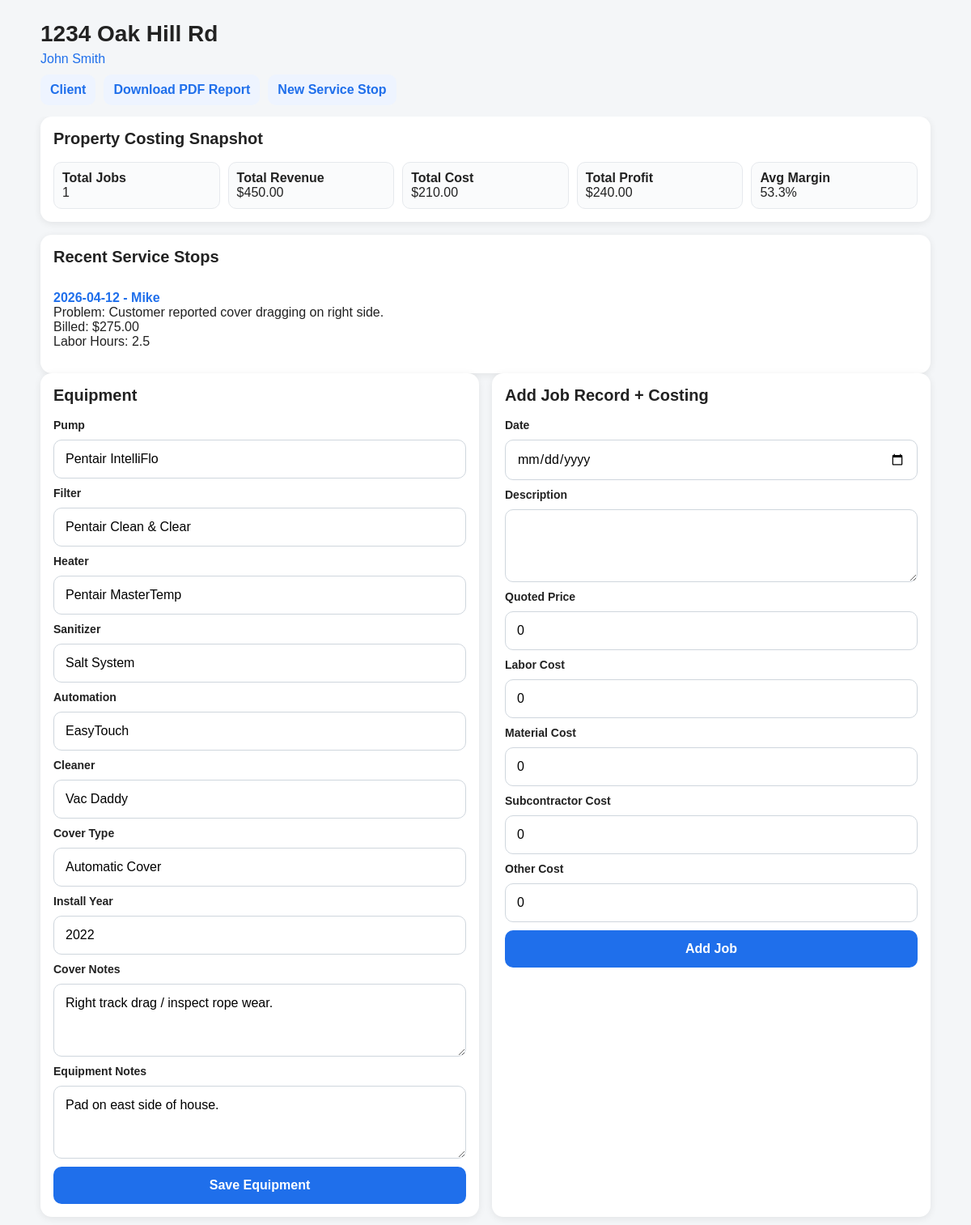
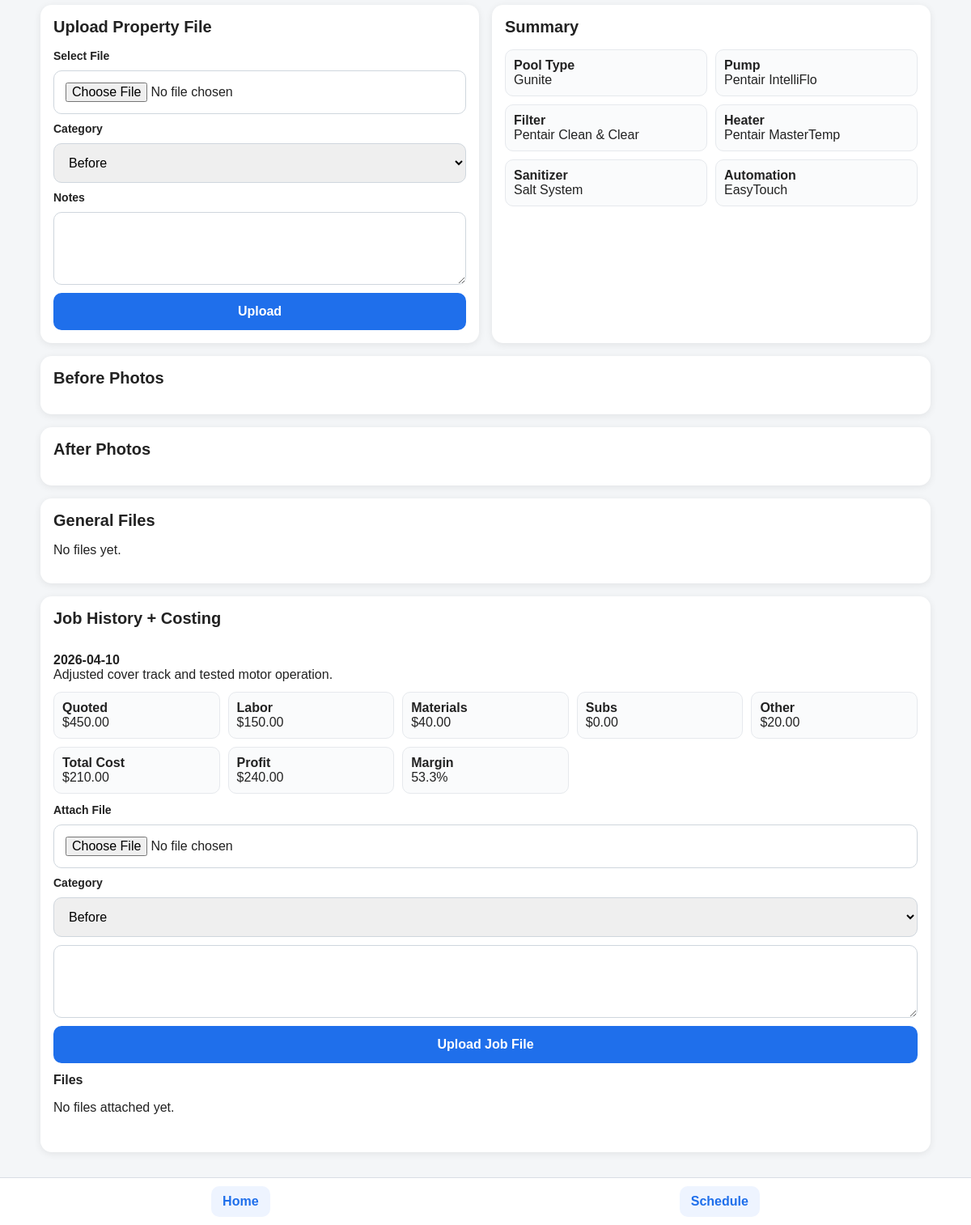
Screenshot of /properties/1 with the database file from the repository (2 pictures, top to bottom).
### app/models.py (models this page shows)
class Property(Base):
    __tablename__ = "properties"
    id = Column(Integer, primary_key=True)
    address = Column(String, nullable=False)
    pool_type = Column(String, default="")
    notes = Column(Text, default="")
    pump = Column(String, default="")
    filter = Column(String, default="")
    heater = Column(String, default="")
    sanitizer = Column(String, default="")
    automation = Column(String, default="")
    cleaner = Column(String, default="")
    cover_type = Column(String, default="")
    cover_notes = Column(Text, default="")
    install_year = Column(String, default="")
    equipment_notes = Column(Text, default="")
    client_id = Column(Integer, ForeignKey("clients.id"), nullable=False)
    client = relationship("Client", back_populates="properties")
    jobs = relationship(
        "Job",
        back_populates="property",
        cascade="all, delete-orphan"
    )
    files = relationship(
        "FileAttachment",
        back_populates="property",
        cascade="all, delete-orphan"
    )
    service_stops = relationship(
        "ServiceStop",
        back_populates="property",
        cascade="all, delete-orphan"
    )

class Client(Base):
    __tablename__ = "clients"
    id = Column(Integer, primary_key=True)
    name = Column(String, nullable=False)
    phone = Column(String, default="")
    email = Column(String, default="")
    properties = relationship(
        "Property",
        back_populates="client",
        cascade="all, delete-orphan"
    )
    tasks = relationship(
        "Task",
        back_populates="client",
        cascade="all, delete-orphan"
    )

class ServiceStop(Base):
    __tablename__ = "service_stops"
    id = Column(Integer, primary_key=True)
    date = Column(String, default="")
    tech_name = Column(String, default="")
    problem_reported = Column(Text, default="")
    work_performed = Column(Text, default="")
    recommendation = Column(Text, default="")
    billed_amount = Column(Float, default=0.0)
    labor_hours = Column(Float, default=0.0)
    material_cost = Column(Float, default=0.0)
    trip_charge = Column(Float, default=0.0)
    tax = Column(Float, default=0.0)
    paid_status = Column(String, default="unpaid")
    invoice_notes = Column(Text, default="")
    status = Column(String, default="completed")
    property_id = Column(Integer, ForeignKey("properties.id"), nullable=False)
    property = relationship("Property", back_populates="service_stops")
    files = relationship(
        "FileAttachment",
        back_populates="service_stop",
        cascade="all, delete-orphan"
    )

class Job(Base):
    __tablename__ = "jobs"
    id = Column(Integer, primary_key=True)
    description = Column(Text, default="")
    date = Column(String, default="")
    quoted_price = Column(Float, default=0.0)
    labor_cost = Column(Float, default=0.0)
    material_cost = Column(Float, default=0.0)
    subcontractor_cost = Column(Float, default=0.0)
    other_cost = Column(Float, default=0.0)
    property_id = Column(Integer, ForeignKey("properties.id"), nullable=False)
    property = relationship("Property", back_populates="jobs")
    files = relationship(
        "FileAttachment",
        back_populates="job",
        cascade="all, delete-orphan"
    )

### app/main.py (the view)
@app.get("/properties/{property_id}", response_class=HTMLResponse)
def property_detail(request: Request, property_id: int):
    db = SessionLocal()
    prop = (
        db.query(Property)
        .options(
            joinedload(Property.client),
            joinedload(Property.jobs).joinedload(Job.files),
            joinedload(Property.files),
            joinedload(Property.service_stops).joinedload(ServiceStop.files),
        )
        .filter(Property.id == property_id)
        .first()
    )
    if not prop:
        raise HTTPException(status_code=404, detail="Property not found")
    property_job_count = len(prop.jobs)
    property_revenue = sum(to_float(job.quoted_price) for job in prop.jobs)
    property_cost = sum(job_total_cost(job) for job in prop.jobs)
    property_profit_value = property_revenue - property_cost
    property_margin_value = (property_profit_value / property_revenue * 100.0) if property_revenue > 0 else 0.0
    return templates.TemplateResponse(
        request,
        "property_detail.html",
        {
            "request": request,
            "property": prop,
            "job_total_cost": job_total_cost,
            "job_profit": job_profit,
            "job_margin": job_margin,
            "money": money,
            "property_job_count": property_job_count,
            "property_revenue": property_revenue,
            "property_cost": property_cost,
            "property_profit_value": property_profit_value,
            "property_margin_value": property_margin_value,
        },
    )

### app/templates/property_detail.html (shortened to what this page needs)
<!DOCTYPE html>
<html>
<head>
    <link rel="stylesheet" href="/static/styles.css?v=50">
</head>
<body>
    <div class="page">
        <header class="topbar">
            <h1>{{ property.address }}</h1>
            <p><a href="/clients/{{ property.client.id }}">{{ property.client.name }}</a></p>
            <div class="quick-links">
                <a href="/clients/{{ property.client.id }}">Client</a>
                <a href="/properties/{{ property.id }}/pdf">Download PDF Report</a>
                <a href="/properties/{{ property.id }}/service-stop/new">New Service Stop</a>
            </div>
        </header>
        <section class="card">
            <h2>Property Costing Snapshot</h2>
            <div class="money-grid">
                <div class="money-box"><strong>Total Jobs</strong><br>{{ property_job_count }}</div>
                <div class="money-box"><strong>Total Revenue</strong><br>{{ money(property_revenue) }}</div>
                <div class="money-box"><strong>Total Cost</strong><br>{{ money(property_cost) }}</div>
                <div class="money-box"><strong>Total Profit</strong><br>{{ money(property_profit_value) }}</div>
                <div class="money-box"><strong>Avg Margin</strong><br>{{ "%.1f"|format(property_margin_value) }}%</div>
            </div>
        </section>
        <section class="card section-gap">
            <h2>Recent Service Stops</h2>
            {% if property.service_stops %}
                <ul class="list">
                    {% for stop in property.service_stops %}
                        <li class="list-row">
                            <strong><a href="/service-stops/{{ stop.id }}">{{ stop.date or "No date" }} - {{ stop.tech_name or "No tech" }}</a></strong><br>
                            <span>Problem: {{ stop.problem_reported }}</span><br>
                            <span>Billed: {{ money(stop.billed_amount or 0) }}</span><br>
                            <span>Labor Hours: {{ stop.labor_hours or 0 }}</span>
                        </li>
                    {% endfor %}
                </ul>
            {% else %}
                <p>No service stops yet.</p>
            {% endif %}
        </section>
        <div class="grid two">
            <section class="card">
                <h2>Equipment</h2>
                <form method="post" action="/properties/{{ property.id }}/equipment/update" class="form-stack">
                    <label>Pump</label>
                    <input type="text" name="pump" value="{{ property.pump or '' }}">
                    <label>Filter</label>
                    <input type="text" name="filter" value="{{ property.filter or '' }}">
                    <label>Heater</label>
                    <input type="text" name="heater" value="{{ property.heater or '' }}">
                    <label>Sanitizer</label>
                    <input type="text" name="sanitizer" value="{{ property.sanitizer or '' }}">
                    <label>Automation</label>
                    <input type="text" name="automation" value="{{ property.automation or '' }}">
                    <label>Cleaner</label>
                    <input type="text" name="cleaner" value="{{ property.cleaner or '' }}">
                    <label>Cover Type</label>
                    <input type="text" name="cover_type" value="{{ property.cover_type or '' }}">
                    <label>Install Year</label>
                    <input type="text" name="install_year" value="{{ property.install_year or '' }}">
                    <label>Cover Notes</label>
                    <textarea name="cover_notes">{{ property.cover_notes or '' }}</textarea>
                    <label>Equipment Notes</label>
                    <textarea name="equipment_notes">{{ property.equipment_notes or '' }}</textarea>
                    <button type="submit">Save Equipment</button>
                </form>
            </section>
            <section class="card">
                <h2>Add Job Record + Costing</h2>
                <form method="post" action="/properties/{{ property.id }}/jobs/add" class="form-stack">
                    <label>Date</label>
                    <input type="date" name="date">
                    <label>Description</label>
                    <textarea name="description" required></textarea>
                    <label>Quoted Price</label>
                    <input type="number" step="0.01" name="quoted_price" value="0">
                    <label>Labor Cost</label>
                    <input type="number" step="0.01" name="labor_cost" value="0">
                    <label>Material Cost</label>
                    <input type="number" step="0.01" name="material_cost" value="0">
                    <label>Subcontractor Cost</label>
                    <input type="number" step="0.01" name="subcontractor_cost" value="0">
                    <label>Other Cost</label>
                    <input type="number" step="0.01" name="other_cost" value="0">
                    <button type="submit">Add Job</button>
                </form>
            </section>
        </div>
        <div class="grid two">
            <section class="card">
                <h2>Upload Property File</h2>
                <form method="post" action="/properties/{{ property.id }}/files/add" enctype="multipart/form-data" class="form-stack">
                    <label>Select File</label>
                    <input type="file" name="upload" required>
                    <label>Category</label>
                    <select name="category">
                        <option value="before">Before</option>
                    </select>
                    <label>Notes</label>
                    <textarea name="notes"></textarea>
                    <button type="submit">Upload</button>
                </form>
            </section>
            <section class="card">
                <h2>Summary</h2>
                <div class="money-grid">
                    <div class="money-box"><strong>Pool Type</strong><br>{{ property.pool_type or "Not set" }}</div>
                    <div class="money-box"><strong>Pump</strong><br>{{ property.pump or "Not set" }}</div>
                    <div class="money-box"><strong>Filter</strong><br>{{ property.filter or "Not set" }}</div>
                    <div class="money-box"><strong>Heater</strong><br>{{ property.heater or "Not set" }}</div>
                    <div class="money-box"><strong>Sanitizer</strong><br>{{ property.sanitizer or "Not set" }}</div>
                    <div class="money-box"><strong>Automation</strong><br>{{ property.automation or "Not set" }}</div>
                </div>
            </section>
        </div>
        <section class="card section-gap">
            <h2>Before Photos</h2>
        </section>
        <section class="card section-gap">
            <h2>After Photos</h2>
        </section>
        <section class="card section-gap">
            <h2>General Files</h2>
            {% if property.files %}
                <ul class="list">
                    {% for file in property.files if file.category == "general" or not file.file_type.startswith("image") %}
                        <li class="list-row">
                            <a href="/uploads/{{ file.stored_name }}" target="_blank">{{ file.original_name }}</a><br>
                            {% if file.notes %}<span>{{ file.notes }}</span>{% endif %}
                        </li>
                    {% endfor %}
                </ul>
            {% else %}
                <p>No files yet.</p>
            {% endif %}
        </section>
        <section class="card section-gap">
            <h2>Job History + Costing</h2>
            {% if property.jobs %}
                <ul class="list">
                    {% for job in property.jobs %}
                        <li class="list-row">
                            {% if job.date %}<strong>{{ job.date }}</strong><br>{% endif %}
                            <span>{{ job.description }}</span>
                            <div class="money-grid" style="margin-top:12px;">
                                <div class="money-box"><strong>Quoted</strong><br>{{ money(job.quoted_price or 0) }}</div>
                                <div class="money-box"><strong>Labor</strong><br>{{ money(job.labor_cost or 0) }}</div>
                                <div class="money-box"><strong>Materials</strong><br>{{ money(job.material_cost or 0) }}</div>
                                <div class="money-box"><strong>Subs</strong><br>{{ money(job.subcontractor_cost or 0) }}</div>
                                <div class="money-box"><strong>Other</strong><br>{{ money(job.other_cost or 0) }}</div>
                                <div class="money-box"><strong>Total Cost</strong><br>{{ money(job_total_cost(job)) }}</div>
                                <div class="money-box"><strong>Profit</strong><br>{{ money(job_profit(job)) }}</div>
                                <div class="money-box"><strong>Margin</strong><br>{{ "%.1f"|format(job_margin(job)) }}%</div>
                            </div>
                            <div style="margin-top:12px;">
                                <form method="post" action="/jobs/{{ job.id }}/files/add" enctype="multipart/form-data" class="form-stack">
                                    <label>Attach File</label>
                                    <input type="file" name="upload" required>
                                    <label>Category</label>
                                    <select name="category">
                                        <option value="before">Before</option>
                                    </select>
                                    <textarea name="notes"></textarea>
                                    <button type="submit">Upload Job File</button>
                                </form>
                            </div>
                            <div style="margin-top:12px;">
                                <strong>Files</strong>
                                {% if job.files %}
                                    <ul class="list">
                                        {% for file in job.files %}
                                            <li class="list-row">
                                                <a href="/uploads/{{ file.stored_name }}" target="_blank">{{ file.original_name }}</a><br>
                                                <span>Category: {{ file.category }}</span><br>
                                                {% if file.notes %}<span>{{ file.notes }}</span>{% endif %}
                                            </li>
                                        {% endfor %}
                                    </ul>
                                {% else %}
                                    <p>No files attached yet.</p>
                                {% endif %}
                            </div>
                        </li>
                    {% endfor %}
                </ul>
            {% else %}
                <p>No job history yet.</p>
            {% endif %}
        </section>
    </div>
    <nav class="mobile-actions">
        <a href="/">Home</a>
        <a href="/schedule">Schedule</a>
    </nav>
</body>
</html>

### rows the page displays
Property: address "1234 Oak Hill Rd", pump "Pentair IntelliFlo", filter "Pentair Clean & Clear", heater "Pentair MasterTemp", sanitizer "Salt System", automation "EasyTouch", cleaner "Vac Daddy", cover_type "Automatic Cover", install_year "2022", cover_notes "Right track drag / inspect rope wear.", equipment_notes "Pad on east side of house.", pool_type "Gunite"
Client: client.name "John Smith"
ServiceStop: date "2026-04-12", tech_name "Mike", problem_reported "Customer reported cover dragging on right side.", billed_amount "$275.00", labor_hours "2.5"
Job: date "2026-04-10", description "Adjusted cover track and tested motor operation.", quoted_price "$450.00", labor_cost "$150.00", material_cost "$40.00", subcontractor_cost "$0.00", other_cost "$20.00", labor_cost+material_cost+subcontractor_cost "$210.00", quoted_price+labor_cost+material_cost "$240.00", quoted_price+labor_cost+material_cost "53.3"

### other values shown
{{ property_job_count }} "1"
{{ money(property_revenue) }} "$450.00"
{{ money(property_cost) }} "$210.00"
{{ money(property_profit_value) }} "$240.00"
{{ "%.1f"|format(property_margin_value) }} "53.3"
